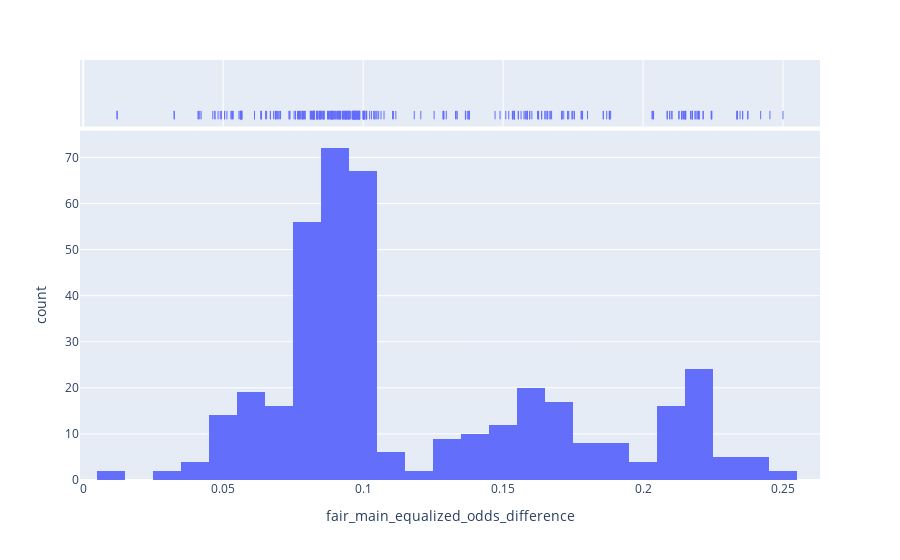

The cell this chart's notebook holds for it:
### Code cell
import plotly.express as px

def render_plotly_density(colname):
    fig = px.histogram(
        df_agg,
        x=colname,
        marginal="rug",
        hover_data=cols_settings
    )
    fig.show()

interactive_single_var_dropdown(options = cols_fairness + cols_performance, render_function=render_plotly_density)

### Figure 1 — Plotly figure (JSON) as saved in the notebook; plotly's stock layout.template omitted (floating-point values rounded to 4 significant figures; data arrays with more than 128 entries replaced by an {"elided": "..."} marker saying what was removed)
{"data": [{"bingroup": "x", "hovertemplate": "fair_main_equalized_odds_difference=%{x}<br>count=%{y}<extra></extra>", "legendgroup": "", "marker": {"color": "#636efa", "pattern": {"shape": ""}}, "name": "", "orientation": "v", "showlegend": false, "type": "histogram", "x": {"elided": "400 float values"}, "xaxis": "x", "yaxis": "y"}, {"boxpoints": "all", "customdata": {"elided": "400x7 str values"}, "fillcolor": "rgba(255,255,255,0)", "hoveron": "points", "hovertemplate": "fair_main_equalized_odds_difference=%{x}<br>sett_cutoff=%{customdata[0]}<br>sett_eval_fairness_grouping=%{customdata[1]}<br>sett_exclude_features=%{customdata[2]}<br>sett_exclude_subgroups=%{customdata[3]}<br>sett_model=%{customdata[4]}<br>sett_scale=%{customdata[5]}<br>sett_training_size=%{customdata[6]}<extra></extra>", "jitter": 0, "legendgroup": "", "line": {"color": "rgba(255,255,255,0)"}, "marker": {"color": "#636efa", "symbol": "line-ns-open"}, "name": "", "showlegend": false, "type": "box", "x": {"elided": "400 float values"}, "xaxis": "x2", "yaxis": "y2"}], "layout": {"barmode": "relative", "legend": {"tracegroupgap": 0}, "margin": {"t": 60}, "xaxis": {"anchor": "y", "domain": [0, 1], "title": {"text": "fair_main_equalized_odds_difference"}}, "xaxis2": {"anchor": "y2", "domain": [0, 1], "matches": "x", "showgrid": true, "showticklabels": false}, "yaxis": {"anchor": "x", "domain": [0, 0.8316], "title": {"text": "count"}}, "yaxis2": {"anchor": "x2", "domain": [0.8416, 1], "matches": "y2", "showgrid": false, "showline": false, "showticklabels": false, "ticks": ""}}}
